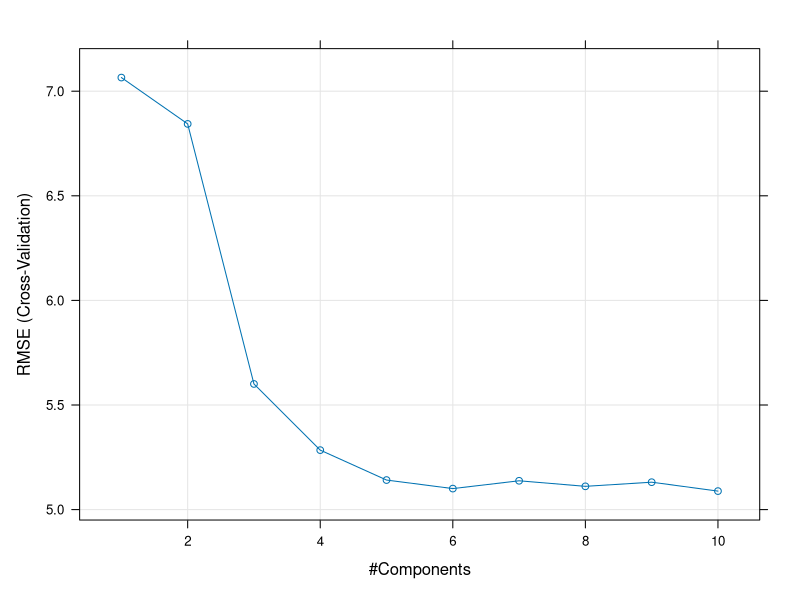

Write R code to recreate this figure. (Note: this script raises an error after producing the figure.)
library(tidyverse)
library(caret)
library(pls)

data(Boston, package = "MASS")
# Split the data into training and test set
set.seed(123)
training.samples <- Boston$medv %>%
  createDataPartition(p = 0.8, list = FALSE)
train.data  <- Boston[training.samples, ]
test.data <- Boston[-training.samples, ]

# Build the model on training set
set.seed(123)
model <- train(
  medv~., data = train.data, method = "pcr",
  scale = TRUE,
  trControl = trainControl("cv", number = 10),
  tuneLength = 10
)
# Plot model RMSE vs different values of components
plot(model)
# Print the best tuning parameter ncomp that
# minimize the cross-validation error, RMSE
model$bestTune

summary(model$finalModel)

# Make predictions
predictions <- model %>% predict(test.data)
# Model performance metrics
data.frame(
  RMSE = caret::RMSE(predictions, test.data$medv),
  Rsquare = caret::R2(predictions, test.data$medv)
)

df <- scale(Boston)
autoplot(prcomp(df), data = Boston, #colour = 'Species',
         loadings = TRUE, loadings.colour = 'blue',
         loadings.label = TRUE, loadings.label.size = 5)


# http://www.sthda.com/english/articles/37-model-selection-essentials-in-r/152-principal-component-and-partial-least-squares-regression-essentials/
#   https://www.r-bloggers.com/computing-and-visualizing-pca-in-r/
#   https://stats.stackexchange.com/questions/87037/which-variables-explain-which-pca-components-and-vice-versa
# https://www.r-bloggers.com/performing-principal-components-regression-pcr-in-r/
#   https://cran.r-project.org/web/packages/ggfortify/vignettes/plot_pca.html
# https://stats.stackexchange.com/questions/143905/loadings-vs-eigenvectors-in-pca-when-to-use-one-or-another
# https://stats.stackexchange.com/questions/92499/how-to-interpret-pca-loadings
# 
# 
# http://rstatistics.net/principal-component-analysis/
#   https://stats.stackexchange.com/questions/4093/interpreting-pca-scores
